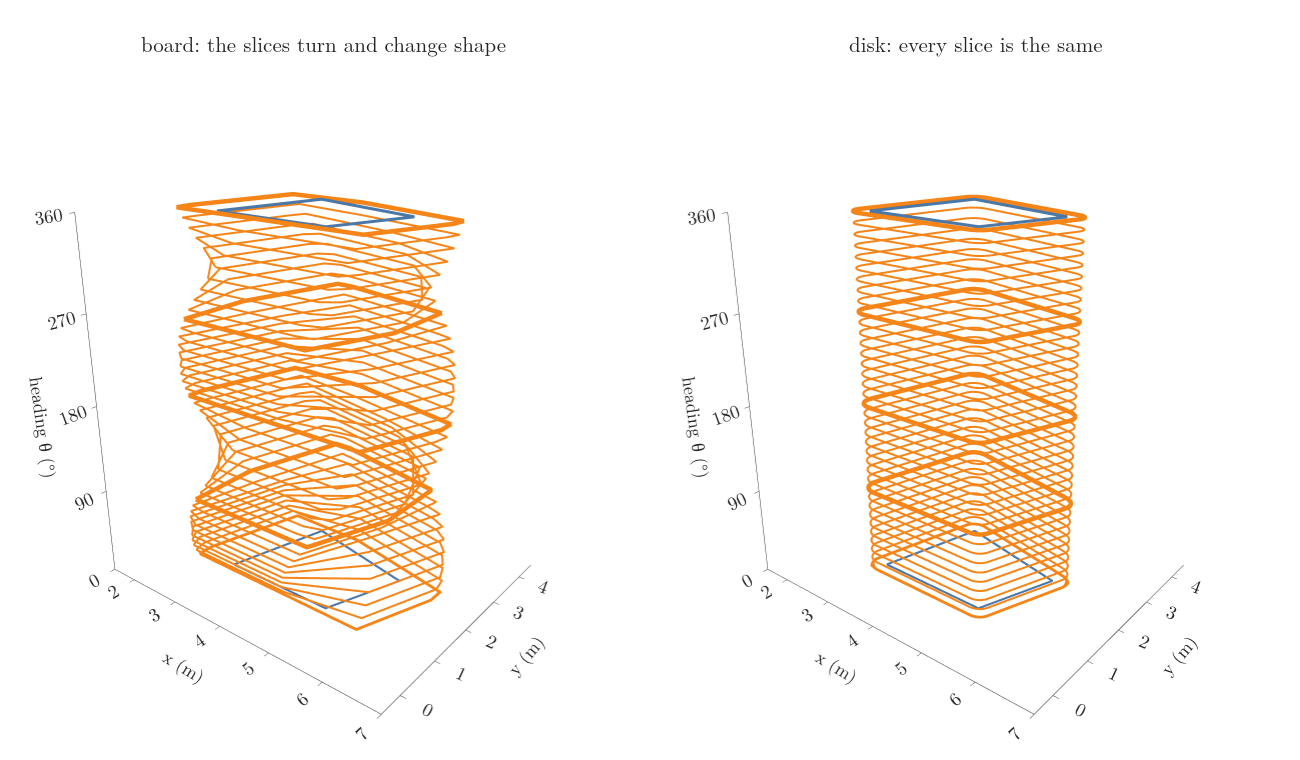

This figure's Python source:
"""Figure: slices stacked into C-space (x, y, heading). Left: the table's obstacle region for the board, one outline
every 10 degrees of heading from 0 to 360; the slices turn and change shape, so the region is a twisted column.
Right: the same for the disk robot; every slice is the table grown by 0.25 m, so the column is straight.
Run -> stack3d.png"""
from pathlib import Path

import numpy as np
import plotly.graph_objects as go
from plotly.subplots import make_subplots
from shapely.geometry import Polygon

import cspace as c
from gifkit import BLUE, FONT, ORANGE

here = Path(__file__).parent
T = Polygon(c.TABLE)
fig = make_subplots(rows=1, cols=2, specs=[[{"type": "scene"}, {"type": "scene"}]], horizontal_spacing=0.02,
                    subplot_titles=["board: the slices turn and change shape", "disk: every slice is the same"])
for col, slice_of in [(1, lambda th: c.cobs_board_piece(T, th)), (2, lambda th: T.buffer(c.R, quad_segs=32))]:
    for d in range(0, 361, 10):
        x, y = slice_of(np.radians(d)).exterior.xy
        fig.add_trace(go.Scatter3d(x=list(x), y=list(y), z=[d] * len(x), mode="lines",
                                   line=dict(color=ORANGE, width=4 if d % 90 else 9), hoverinfo="skip"),
                      row=1, col=col)
    tx, ty = zip(*(c.TABLE + [c.TABLE[0]]))
    for z in (0, 360):
        fig.add_trace(go.Scatter3d(x=tx, y=ty, z=[z] * 5, mode="lines", line=dict(color=BLUE, width=6),
                                   hoverinfo="skip"), row=1, col=col)
ax = dict(tickfont=dict(size=15), title_font=dict(size=18))
scene = dict(xaxis=dict(title="x (m)", range=[1.5, 7], dtick=1, **ax),
             yaxis=dict(title="y (m)", range=[-0.5, 4.5], dtick=1, **ax),
             zaxis=dict(title="heading θ (°)", range=[0, 360], tickvals=[0, 90, 180, 270, 360], **ax),
             aspectmode="manual", aspectratio=dict(x=1.1, y=0.9, z=1.2),
             camera=dict(eye=dict(x=1.5, y=-1.9, z=1.0)))
fig.update_layout(scene=scene, scene2=scene, template="simple_white", width=1300, height=760, font=FONT,
                  showlegend=False, margin=dict(l=10, r=10, t=60, b=10))
fig.update_annotations(font_size=21)
fig.write_image(here / "stack3d.png")
